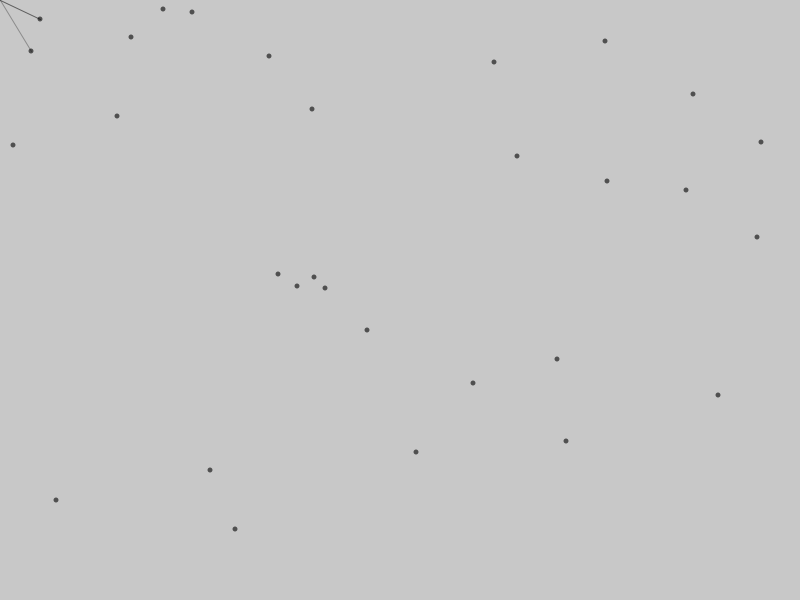
Frame 1 (no input)
Frame 60 (the mouse pressed at the canvas centre just before this capture): identical to frame 1, image omitted
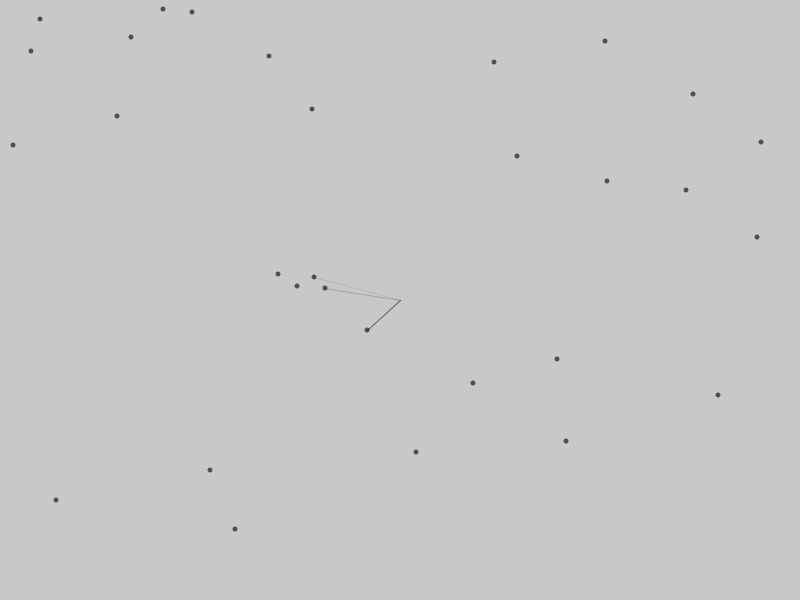
Frame 120 (the mouse held since frame 60 and released just before this capture)

The Processing sketch that drew these frames (run headless with seeded random() and noise(); from frame 60 on, the mouse is pressed at the canvas centre):

// Processing sketch: WebMagic
// ── WebMagic.pde
import java.util.Comparator;

int POINT_COUNT = 30;

ArrayList<PVector> points;


void setup() {
 size(800, 600); 
 points = new ArrayList<PVector>(POINT_COUNT);
 for (int i = 0; i < POINT_COUNT; ++i) {
   points.add(new PVector());
 }
 
 createRandPointSet();
}


void draw() {
  background(200);
  
  // Draw Points
  drawPoints();
  drawToMouse();
}

// Create random point set
void createRandPointSet() {
  for(PVector p : points){
    int x = round(random(width));
    int y = round(random(height));
    p.x = x;
    p.y = y;
  }
}

// Draw the points
void drawPoints() {
  for (PVector p : points) {
    noStroke();
    fill(80);
    ellipse(p.x, p.y, 5, 5);
  }
}

void drawToMouse() {
  float eMax = sqrt(pow(width, 2) + pow(height, 2)); //<>//
  for (PVector p : points) {
    float eDist = sqrt(pow(mouseX - p.x, 2) + pow(mouseY - p.y, 2));

    stroke(0, 0, 0, 10000/eDist - 90);
    line(mouseX, mouseY, p.x, p.y);
    
  }
}
